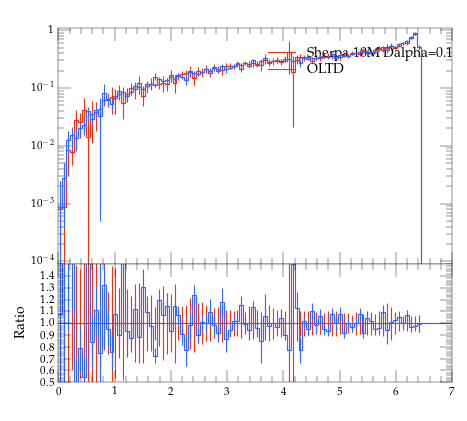

Write Python code to recreate this figure.
#! /usr/bin/env python

# This Python script was auto-generated using YODA v2.0.0.
# Analysis object: /evtb/inc_b_pt
# Timestamp: 12-04-2024 (11:12:09)

import matplotlib as mpl
import matplotlib.pyplot as plt
mpl.use('Agg') # comment out for interactive use
import os
import numpy as np

plotDir = os.path.split(os.path.realpath(__file__))[0]
if 'YODA_USER_PLOT_PATH' in globals():
    plot_outdir = globals()['YODA_USER_PLOT_PATH']
else:
    plot_outdir = plotDir

#plot style
plt.style.use(os.path.join(plotDir, '../default.mplstyle'))
# plot metadata
figW, figH = plt.rcParams['figure.figsize']
ax_xLabel = r''
ax_yLabel = r''
ax_title  = r''
ax_xScale = 'linear'
ax_yScale = 'log'
xLims = (0.0, 7.0)
yLims = (9e-05, 1.1)

# TeX-friendly labels for the legend
labels = [ r"Sherpa 10M Dalpha=0.1", r"OLTD" ]

# Create figure and axis objects
fig, (ax, ratio0_ax) = plt.subplots(2, 1, sharex=True,
                  figsize=(figW,figH), gridspec_kw={'height_ratios': (2, 1)})
ratio0_ax.yaxis.set_major_locator(mpl.ticker.MultipleLocator(0.1))
ratio0_ax.set_ylim(0.5, 1.4999)
ratio0_ax.set_ylabel('Ratio')

# LineColor map: curve index -> color
linecolors = {0: '#EE3311', 1: '#3366FF'}
# the numerical data is stored in a separate file
dataf = dict()
prefix = os.path.split(__file__)[0]
if prefix:    prefix = prefix + '/'
exec(open(prefix+'inc_b_pt__data.py').read(), dataf)


legend_handles = [] # keep track of handles for the legend

# style options for curves
# starts at zorder>=5 to draw curve on top of legend
styles = {
  'curve0': {
    'color' : linecolors[0],
    'linestyle' : '-',
    'marker' : 'o',
    'zorder' : 5,
    'histstyle' : True,
  },
  'curve1': {
    'color' : linecolors[1],
    'linestyle' : '-',
    'marker' : 'o',
    'zorder' : 6,
    'histstyle' : True,
  },
}
# curve from input yoda files in main panel
for label in dataf['yvals'].keys():
    if all(np.isnan(v) for v in dataf['yvals'][label]):
        continue
    tmp = None
    if styles[label]['histstyle']: # draw as histogram
        tmp, = ax.plot(dataf['xedges'], dataf['yedges'][label],
                       color=styles[label]['color'],
                       linestyle=styles[label]['linestyle'],
                       drawstyle='steps-pre', solid_joinstyle='miter',
                       zorder=styles[label]['zorder'], label=label)
        ax.errorbar(dataf['xpoints'], dataf['yvals'][label], color=styles[label]['color'],
                    xerr=dataf['xerrs'], yerr=[dataf['ydowns'][label], dataf['yups'][label]],
                    linestyle='none', zorder=styles[label]['zorder'])
    else: # draw as scatter
        tmp = ax.errorbar(dataf['xpoints'], dataf['yvals'][label],
                          xerr=dataf['xerrs'],
                          yerr=[ dataf['ydowns'][label],
                          dataf['yups'][label] ],
                          fmt=styles[label]['marker'],
                          ecolor=styles[label]['color'],
                          color=styles[label]['color'], zorder=2)
        tmp[-1][0].set_linestyle(styles[label]['linestyle'])
    legend_handles += [tmp]
    for varLabel in dataf['variation_yvals'].keys():
        if varLabel.startswith(label):
            tmp, = ax.plot(dataf['xedges'], dataf['variation_yvals'][varLabel],
                           color=styles[label]['color'],
                           linestyle=styles[label]['linestyle'],
                           drawstyle='steps-pre', solid_joinstyle='miter',
                           zorder=styles[label]['zorder'], alpha=0.5)


# plots on ratio panel
# curve from input yoda files in ratio panel
for label, yvals in dataf['ratio0_yvals'].items():
    if all(np.isnan(v) for v in yvals):
        continue
    if styles[label]['histstyle']: # plot as histogram
        ratio0_ax.plot(dataf['xedges'], yvals,
                       color=styles[label]['color'],
                       linestyle=styles[label]['linestyle'],
                       drawstyle='steps-pre', zorder=1,
                       solid_joinstyle='miter')
        ratio0_ax.vlines(dataf['xpoints'],
                         dataf['ratio0_ymin'][label],
                         dataf['ratio0_ymax'][label],
                         color=styles[label]['color'], zorder=1)
    else: # plot as scatter
        tmp = ratio0_ax.errorbar(dataf['xpoints'],
                                 yvals, xerr=dataf['xerrs'],
                                 yerr=dataf['ratio0_yerrs'][label],
                                 fmt=styles[label]['marker'],
                                 ecolor=styles[label]['color'],
                                 color=styles[label]['color'])
        tmp[-1][0].set_linestyle(styles[label]['linestyle'])

    for varlabel in dataf['ratio0_variation_vals'].keys():
        if varlabel.startswith(label):
            ratio0_ax.plot(dataf['xedges'],
                            dataf['ratio0_variation_vals'][varlabel],
                            color=styles[label]['color'],
                            linestyle=styles[label]['linestyle'],
                            drawstyle='steps-pre', solid_joinstyle='miter',
                            zorder=1, alpha=0.5)

legend_pos = (0.5, 0.97)
ax.legend(legend_handles, labels, loc='upper left', bbox_to_anchor=legend_pos)

# set plot metadata as defined above
ratio0_ax.set_xlabel(ax_xLabel)
ratio0_ax.xaxis.set_label_coords(1., -.15)
ax.set_ylabel(ax_yLabel, loc='top')
ax.set_title(ax_title, loc='left')
ax.set_xscale(ax_xScale)
ax.set_yscale(ax_yScale)
ax.set_xlim(xLims)
ax.set_ylim(yLims)

# tick formatting
plt.rcParams['xtick.top'] = True
plt.rcParams['ytick.right'] = True
ax.yaxis.set_major_locator(mpl.ticker.LogLocator(base=10.0, numticks=np.inf))
ax.yaxis.set_minor_locator(mpl.ticker.LogLocator(
                           base=10.0, subs=np.arange(0.1, 1, 0.1), numticks=np.inf))
fig.align_ylabels((ax, ratio0_ax))
plt.savefig(os.path.join(plot_outdir, 'inc_b_pt.pdf'), format='PDF')
plt.savefig(os.path.join(plot_outdir, 'inc_b_pt.png'), format='PNG')

plt.close(fig)
